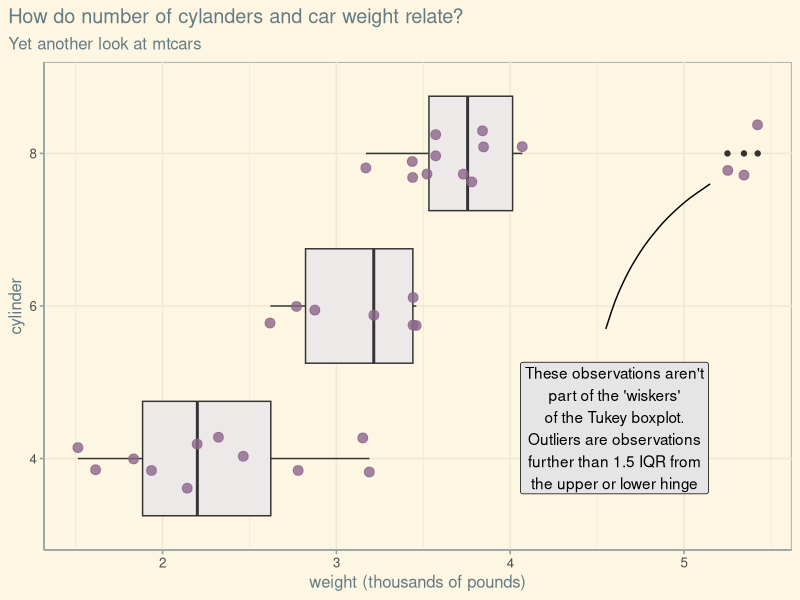

The R source for this figure:
set.seed(12345)
library(tidyverse)
mtcars %>% 
  rownames_to_column(var = "car_name") %>% 
  ggplot() +
  aes(x = wt) +
  aes(y = factor(cyl)) +
  ggthemes::theme_solarized() +
  geom_boxplot(fill = "snow2") +
  geom_jitter(height = .2,
              alpha = .8,
              color = "plum4",
              size = 3) +
  labs(title = "How do number of cylanders and car weight relate?") +
  labs(subtitle = "Yet another look at mtcars") +
  labs(y = "cylinder") + 
  labs(x = "weight (thousands of pounds)") +
  theme(plot.title.position = "plot") +
  geom_label(data = tibble(x = 1), # one row dataframe
             fill = "grey90",
             x = 4.6, 
             y = 1.2, # cylinder is a factor w 3 levels
             label = "These observations aren't part of the 'wiskers' of the Tukey boxplot. Outliers are observations further than 1.5 IQR from the upper or lower hinge" %>% 
               str_wrap(25)) +
  geom_curve(data = tibble(x = 1),
             curvature = -.2,
             angle = 80,
             x = 4.55, xend = 5.15,
             y = 1.85, yend = 2.8,
             )
